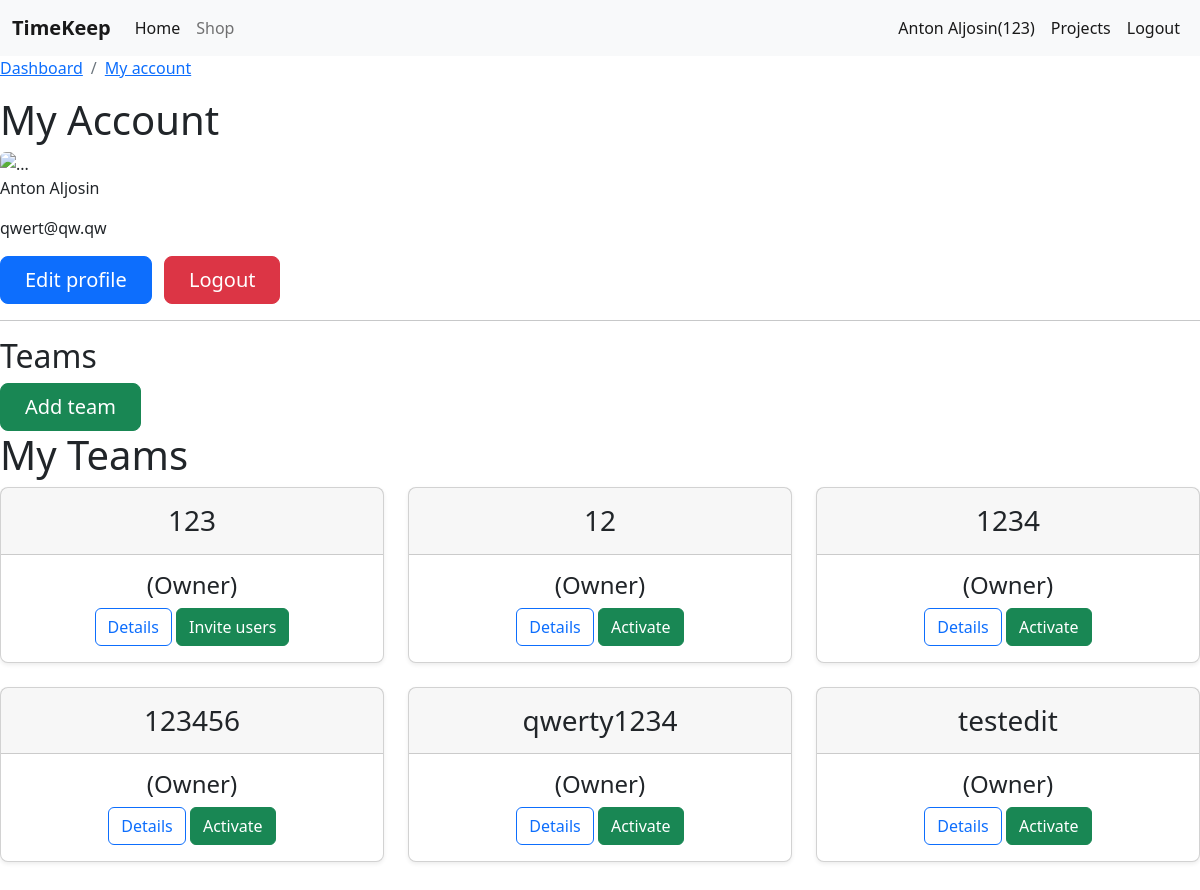
Screenshot of /account/ (signed in) with the database file from the repository.
### team/models.py (models this page shows, shortened)
class Team(models.Model):
    ACTIVE = 'active'
    DELETED = 'deleted'
    CHOICES_STATUS = (
        (ACTIVE, 'Active'),
        (DELETED, 'Deleted')
    )
    title = models.CharField(max_length=255)
    members = models.ManyToManyField(User, related_name='teams')
    created_by = models.ForeignKey(User, related_name='created_teams', on_delete=models.CASCADE)
    created_at = models.DateTimeField(auto_now_add=True)
    status = models.CharField(max_length=10, choices=CHOICES_STATUS, default=ACTIVE)
    class Meta:
        ordering = ['title']

### timetracking/views.py (the view)
# urls.py: path("account/", myaccount, name="account"),
@login_required
def myaccount(request):
    teams = request.user.teams.exclude(pk=request.user.userprofile.active_team_id)
    return render(request, 'account.html', {'teams':teams})

### team/context_processors.py (called while the page is built)
def active_team(request):
    if request.user.is_authenticated:
        if request.user.userprofile.active_team_id:
            team = Team.objects.get(pk=request.user.userprofile.active_team_id)
            return {'active_team': team}
    return {'active_team': None}

### timetracking/templates/account.html (shortened to what this page needs)
{% extends 'base.html' %}
{% block content %}
        <nav aria-label="breadcrumb">
            <ol class="breadcrumb">
                <li class="breadcrumb-item"><a href="#">Dashboard</a></li>
                <li class="breadcrumb-item active"><a href="{% url 'account' %}" aria-current="page">My account</a></li>
            </ol>
        </nav>
<div class="row">
    <h1>My Account</h1>
    <div class="col-md-8">
        <img src="https://upload.wikimedia.org/wikipedia/commons/8/89/Portrait_Placeholder.png" class="img-fluid rounded float-start" width="20%" alt="...">
    </div>
    <div class="col-6 col-md-4">
    </div>
</div>
<div class="row">
    <div class="col-md-8">
        <p>{% firstof user.get_full_name user.username %}</p>
        <p>{{ user.email }}</p>
        <button type="button" class="btn btn-primary btn-lg px-4 me-md-2" onclick="location.href='{% url 'edit_profile' %}'">Edit profile</button>
        <button type="button" class="btn btn-danger btn-lg px-4 me-md-2" onclick="location.href='{% url 'logout' %}?next={{request.path}}'">Logout</button>
    </div>
</div>
<hr>
<div class="row">
    <div class="col-md-8">
        <h2>Teams</h2>
        <button type="button" class="btn btn-success btn-lg px-4 me-md-2" onclick="location.href='{% url 'team:add' %}'">Add team</button>
    </div>
</div>
    <h1>My Teams</h1>
        <div class="row row-cols-1 row-cols-md-3 mb-3 text-center">
        {% if active_team %}
            <div class="col">
            <div class="card mb-4 rounded-3 shadow-sm">
              <div class="card-header py-3">
                <h3 class="my-0 fw-normal">{{ active_team.title }}</h3>
              </div>
                <div class="card-body">
                    <h4>{% if active_team.created_by == request.user %}(Owner){% else %}(Member){% endif %}</h4>
                <button type="button" class="btn btn-outline-primary" onclick="location.href='{% url 'team:team' active_team.id %}'">Details</button>
                    {% if active_team.created_by == request.user %}
                        <button type="button" class="btn btn-success">Invite users</button>
                    {% endif %}
              </div>
            </div>
          </div>
        {% endif %}
        {% for team in teams.all %}
            <div class="col">
            <div class="card mb-4 rounded-3 shadow-sm">
              <div class="card-header py-3">
                <h3 class="my-0 fw-normal">{{ team.title }}</h3>
              </div>
                <div class="card-body">
                    <h4>{% if team.created_by == request.user %}(Owner){% else %}(Member){% endif %}</h4>
                <button type="button" class="btn btn-outline-primary" onclick="location.href='{% url 'team:team' team.id %}'">Details</button>
                <button type="button" class="btn btn-success" onclick="location.href='{% url 'team:activate_team' team.id %}'">Activate</button>
              </div>
            </div>
          </div>
        {% endfor %}
    </div>
{% endblock %}

### timetracking/templates/base.html (shortened to what this page needs)
<!doctype html>
<html lang="en">
  <head>
    <link href="https://cdn.jsdelivr.net/npm/bootstrap@5.2.0/dist/css/bootstrap.min.css" rel="stylesheet">
  </head>
  <body>
  <nav class="navbar navbar-expand-lg bg-light">
      <div class="container-fluid">
          <a class="navbar-brand" href="#"><strong>TimeKeep</strong></a>
        <div class="collapse navbar-collapse" id="navbarTogglerDemo02">
          <ul class="navbar-nav me-auto mb-2 mb-lg-0">
            <li class="nav-item">
              <a class="nav-link active" aria-current="page" href="#">Home</a>
            </li>
            <li class="nav-item">
              <a class="nav-link" href="#">Shop</a>
            </li>
          </ul>
        </div>
          <ul class="nav navbar-nav navbar-right">
           {% if user.is_authenticated %}
                <li class="nav-item"><a class="nav-link active" href="{% url 'account' %}?next={{ request.path }}">{% firstof request.user.get_full_name request.user.username %}{% if active_team %}({{ active_team.title }}){% endif %}</a></li>
                <li class="nav-item"><a class="nav-link active" href="{% url 'project:projects' %}">Projects</a></li>
                <li class="nav-item"><a class="nav-link active" href="{% url 'logout' %}?next={{ request.path }}">Logout</a></li>
           {% endif %}
        </ul>
        </nav>
     {% block content %}
     {% endblock %}
  </body>
</html>

### rows the page displays
Team: title "123"
Team: title "12", shows "(Owner)"
Team: title "1234", shows "(Owner)"
Team: title "123456", shows "(Owner)"
Team: title "qwerty1234", shows "(Owner)"
Team: title "testedit", shows "(Owner)"

### other values shown
{{ user.email }} "qwert@qw.qw"
